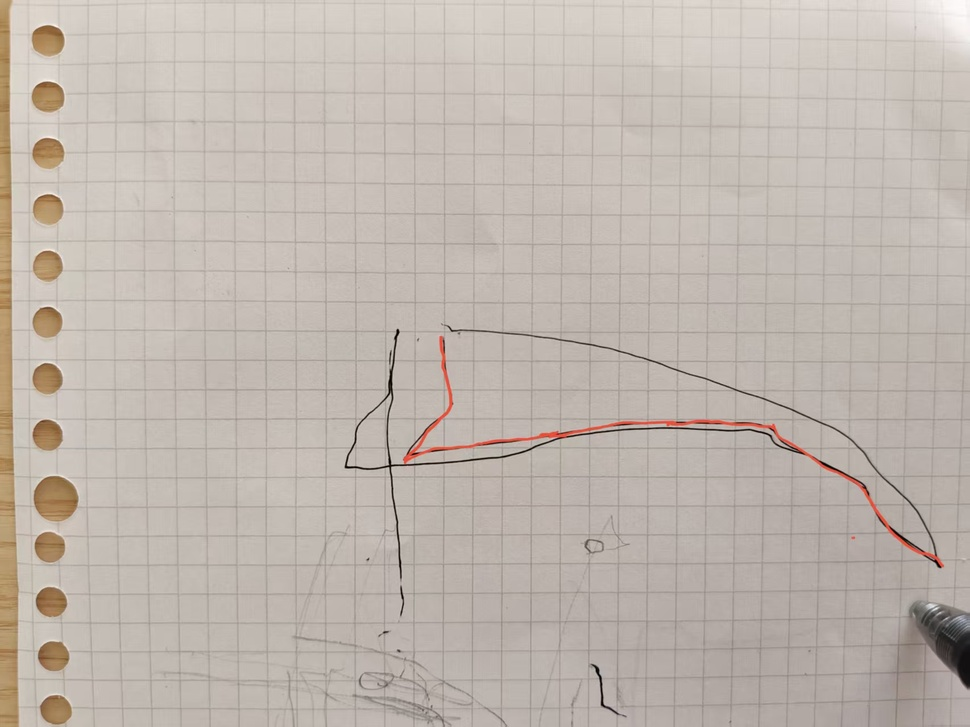
#> input picture Task5_LineN/redN_trace.jpg, 970 x 727 px, shrunk from 1706 x 1279 before the run, found by its file name
$ python analyze_red.py
#> lines starting #> are read from the running program, lines starting #| are printed output that depends on the picture; after the words box and inside, x2 and y2 are one past the last pixel; in counts of white or black regions, pixels touching at a corner belong together
# -*- coding: utf-8 -*-
"""分析红笔轨迹图：提取红色像素分布，量化轨迹位置。"""
from PIL import Image
import sys

src = r"C:\Users\FifiS\Desktop\ArmMe2\Task5_LineN\redN_trace.jpg"
im = Image.open(src).convert("RGB")
#> im is the input picture: PIL image 970x727 RGB; mean R, G, B 191.8, 182.5, 174.5
W, H = im.size
#> W = 970; H = 727
print("size:", W, H)
#| size: 970 727
px = im.load()

# 红色掩膜：R 明显高于 G/B（红笔），排除黑字/铅笔/格子
red = [[0]*W for _ in range(H)]
red_px = 0
minx, miny, maxx, maxy = W, H, -1, -1
#> minx = 970; miny = 727; maxx = -1; maxy = -1
for y in range(H):
    for x in range(W):
        r, g, b = px[x, y]
        if r > 140 and r - g > 40 and r - b > 40:
            red[y][x] = 1
            red_px += 1
            if x < minx: minx = x
            if x > maxx: maxx = x
            if y < miny: miny = y
            if y > maxy: maxy = y
#> after the loop, maxx = 943; maxy = 703; minx = 0; miny = 28; red = 727 items; red_px = 4670
print("red_px:", red_px)
#| red_px: 4670
if red_px == 0:
    print("NO RED FOUND")
    sys.exit(0)
print("red bbox: x[%d,%d] y[%d,%d]  (w=%d h=%d)" % (minx, maxx, miny, maxy, maxx-minx, maxy-miny))
#| red bbox: x[0,943] y[28,703]  (w=943 h=675)

# 保存掩膜可视化（红=白 背景=黑）
out = Image.new("L", (W, H), 0)
#> out: PIL image 970x727 L; every value is 0
op = out.load()
for y in range(H):
    for x in range(W):
        if red[y][x]:
            op[x, y] = 255
out.save(r"C:\Users\FifiS\Desktop\ArmMe2\Task5_LineN\red_mask.png")
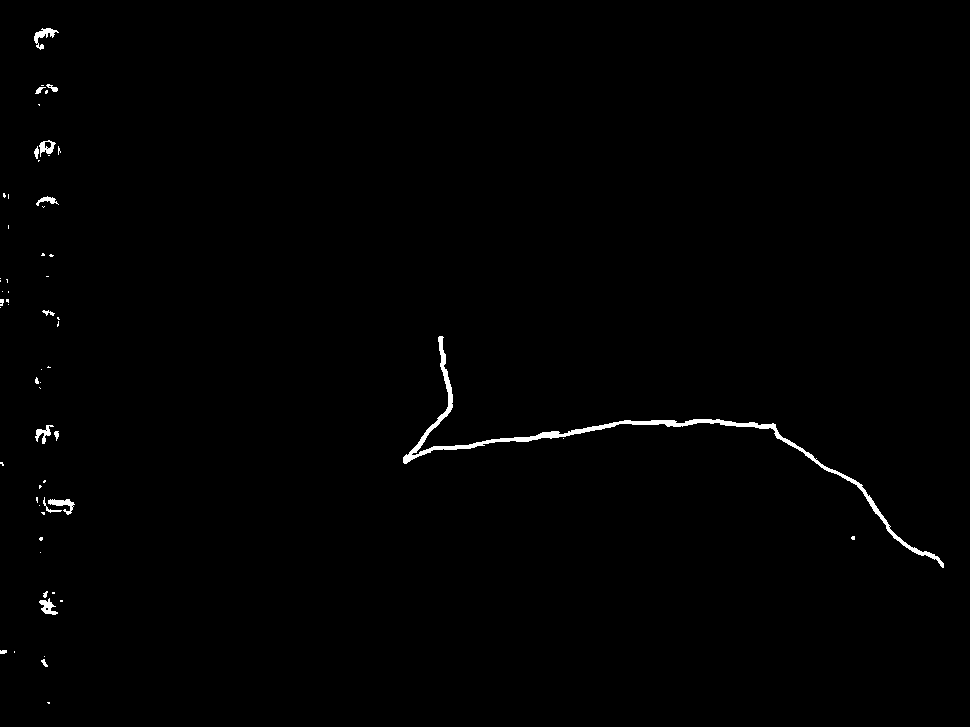
#> saved as red_mask.png: PIL image 970x727 L; 0.66% white; 60 white regions (42 under 20 px), largest, box (x1, y1, x2, y2) and area: (403, 336, 944, 568) 3179, (34, 28, 59, 50) 197, (48, 499, 75, 515) 178
print("mask saved")

# 列投影（每列红像素数）——看轨迹的 x 分布
colhist = [0]*W
#> colhist = 970 values from 0 to 0
for y in range(H):
    for x in range(W):
        if red[y][x]:
            colhist[x] += 1
# 找主要的 x 峰群
runs = []
inrun = False
start = 0
for x in range(W):
    if colhist[x] > 3:
        if not inrun:
            start = x; inrun = True
    else:
        if inrun:
            runs.append((start, x-1)); inrun = False
#> after the loop, inrun = False; start = 936
if inrun:
    runs.append((start, W-1))
# 合并邻近 runs
merged = []
for s, e in runs:
    if merged and s - merged[-1][1] <= 15:
        merged[-1] = (merged[-1][0], e)
    else:
        merged.append((s, e))
#> after the loop, merged = [(0, 8), (34, 73), (403, 943)]
print("x clusters (red>3px):")
for s, e in merged:
    peak = max(range(s, e+1), key=lambda x: colhist[x])
    print("  x[%d,%d] w=%d peak_x=%d peak_n=%d" % (s, e, e-s, peak, colhist[peak]))

# 行投影（每行红像素数）——看轨迹的 y 分布
rowhist = [0]*H
for y in range(H):
    n = sum(red[y])
    rowhist[y] = n
#> this loop made 727 passes
#> n on passes 1 to 3: 0, 0, 0
#> after the loop, rowhist = 727 values, max 138 at index 423, min 0 at index 0, mean 6.42
runsy = []
inrun = False
start = 0
for y in range(H):
    if rowhist[y] > 3:
        if not inrun:
            start = y; inrun = True
    else:
        if inrun:
            runsy.append((start, y-1)); inrun = False
#> after the loop, inrun = False; runsy = [(28, 40), (45, 48), (85, 85), (87, 93), (141, 156), (195, 204), (254, 255), (299, 302), (304, 304), (311, 314), (336, 565), (592, 593), (595, 596), (600, 614), (650, 653), (660, 662), (664, 665)]; start = 664
if inrun:
    runsy.append((start, H-1))
mergedy = []
for s, e in runsy:
    if mergedy and s - mergedy[-1][1] <= 15:
        mergedy[-1] = (mergedy[-1][0], e)
    else:
        mergedy.append((s, e))
#> this loop made 17 passes
#> after the loop, mergedy = [(28, 48), (85, 93), (141, 156), (195, 204), (254, 255), (299, 314), (336, 565), (592, 614), (650, 665)]
print("y clusters:")
for s, e in mergedy:
    peak = max(range(s, e+1), key=lambda y: rowhist[y])
    print("  y[%d,%d] h=%d peak_y=%d peak_n=%d" % (s, e, e-s, peak, rowhist[peak]))
#> this loop made 9 passes
#> (s, e, peak) on passes 1 to 9: (28, 48, 32), (85, 93, 87), (141, 156, 149), (195, 204, 200), (254, 255, 255), (299, 314, 312), (336, 565, 423), (592, 614, 612), (650, 665, 651)
#|   y[28,48] h=20 peak_y=32 peak_n=21
#|   y[85,93] h=8 peak_y=87 peak_n=16
#|   y[141,156] h=15 peak_y=149 peak_n=19
#|   y[195,204] h=9 peak_y=200 peak_n=17
#|   y[254,255] h=1 peak_y=255 peak_n=9
#|   y[299,314] h=15 peak_y=312 peak_n=10
#|   y[336,565] h=229 peak_y=423 peak_n=138
#|   y[592,614] h=22 peak_y=612 peak_n=14
#> (further printed lines are left out)
